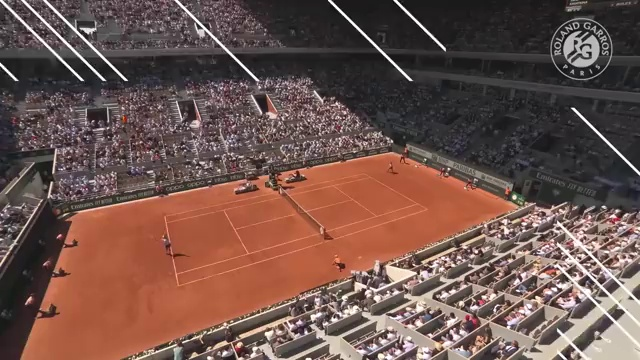
#> input picture uploads/20251022_051402_frame.jpg, 640 x 360 px
$ python -i ball_detector.py   (imports and definitions only)
#> lines starting #> are read from the running program, lines starting #| are printed output that depends on the picture; after the words box and inside, x2 and y2 are one past the last pixel; in counts of white or black regions, pixels touching at a corner belong together
#> further down, picture is the input picture: shape (360, 640, 3); mean B, G, R 76.6, 83.9, 111.3
"""
Tennis ball detection with improved robustness
"""

import cv2
import numpy as np
from typing import Optional, Tuple, List
import logging

logger = logging.getLogger(__name__)

class BallDetector:
    """Detects tennis balls in video frames - enhanced for any video quality"""

    def __init__(self):
        # Multiple color ranges for different lighting conditions
        self.color_ranges = [
            # Standard yellow-green tennis ball
            (np.array([20, 100, 100]), np.array([40, 255, 255])),
            # Brighter tennis ball (sunny conditions)
            (np.array([15, 80, 150]), np.array([45, 255, 255])),
            # Darker tennis ball (shadows)
            (np.array([20, 60, 60]), np.array([40, 200, 200])),
        ]

        self.min_area = 15  # Smaller minimum for distant shots
        self.max_area = 8000  # Larger maximum for close-ups
        self.circularity_threshold = 0.5  # More lenient

    def detect(self, frame: np.ndarray) -> Optional[Tuple[int, int]]:
        """
        Detect tennis ball with multiple strategies
        """
        # Strategy 1: Color-based detection (try multiple color ranges)
        for lower, upper in self.color_ranges:
            ball = self._detect_by_color(frame, lower, upper)
            if ball:
                return ball
#> this loop made 3 passes
#> contours in _detect_by_color on pass 3: 2 contours, all with area under 20
#> pass 2, in _detect_by_color (call 2), `mask = cv2.inRange(hsv, lower, upper)`:
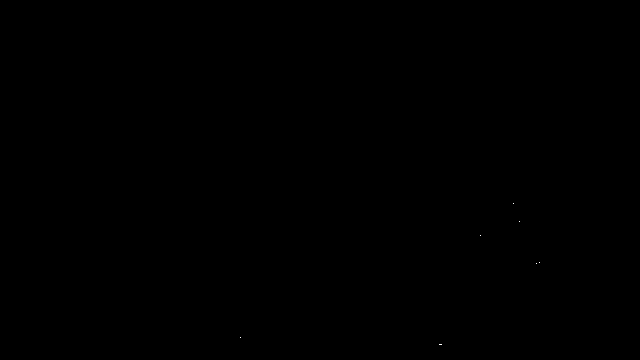
#> mask: shape (360, 640); 0% white in thin lines or dots, all inside (x1, y1, x2, y2) = (240, 203, 540, 345)
#> pass 3, in _detect_by_color (call 3), `mask = cv2.inRange(hsv, lower, upper)`:
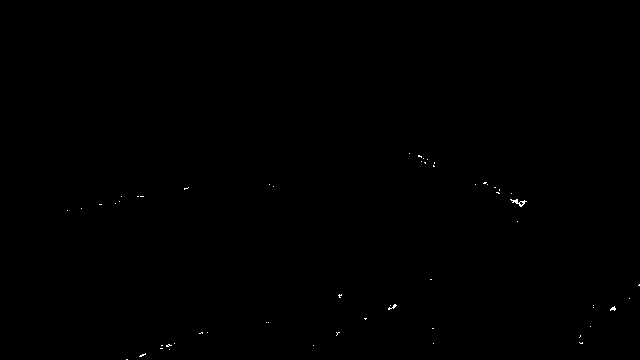
#> mask: shape (360, 640); 0.1% white in thin lines or dots, all inside (x1, y1, x2, y2) = (67, 153, 640, 360)

        # Strategy 2: Look for any fast-moving small circular object
        ball = self._detect_by_motion(frame)
        if ball:
            return ball

        return None

    def _detect_by_color(self, frame: np.ndarray, lower: np.ndarray, upper: np.ndarray) -> Optional[Tuple[int, int]]:
        """Detect ball by color range"""
        try:
            # Convert to HSV
            hsv = cv2.cvtColor(frame, cv2.COLOR_BGR2HSV)

            # Create mask
            mask = cv2.inRange(hsv, lower, upper)

            # Reduce noise
            kernel = np.ones((3,3), np.uint8)
            mask = cv2.morphologyEx(mask, cv2.MORPH_OPEN, kernel)
            mask = cv2.morphologyEx(mask, cv2.MORPH_CLOSE, kernel)

            # Find contours
            contours, _ = cv2.findContours(mask, cv2.RETR_EXTERNAL, cv2.CHAIN_APPROX_SIMPLE)

            if not contours:
                return None

            # Find best candidate
            best_ball = None
            best_score = 0

            for contour in contours:
                area = cv2.contourArea(contour)

                if area < self.min_area or area > self.max_area:
                    continue

                # Check circularity
                perimeter = cv2.arcLength(contour, True)
                if perimeter == 0:
                    continue

                circularity = 4 * np.pi * area / (perimeter * perimeter)

                if circularity < self.circularity_threshold:
                    continue

                # Score based on circularity and reasonable size
                score = circularity * min(area / 100, 1.0)

                # Bonus for being in center area of frame
                M = cv2.moments(contour)
                if M["m00"] != 0:
                    cx = int(M["m10"] / M["m00"])
                    cy = int(M["m01"] / M["m00"])

                    # Bonus for center position
                    height, width = frame.shape[:2]
                    center_x, center_y = width / 2, height / 2
                    dist_from_center = np.sqrt((cx - center_x)**2 + (cy - center_y)**2)
                    max_dist = np.sqrt(center_x**2 + center_y**2)
                    center_bonus = 1.0 - (dist_from_center / max_dist) * 0.5
                    score *= center_bonus

                    if score > best_score:
                        best_score = score
                        best_ball = (cx, cy)

            return best_ball

        except Exception as e:
            logger.debug(f"Color detection error: {str(e)}")
            return None

    def _detect_by_motion(self, frame: np.ndarray) -> Optional[Tuple[int, int]]:
        """
        Detect ball by finding small circular fast-moving objects
        (Simplified version - full implementation would track between frames)
        """
        # Convert to grayscale
        gray = cv2.cvtColor(frame, cv2.COLOR_BGR2GRAY)
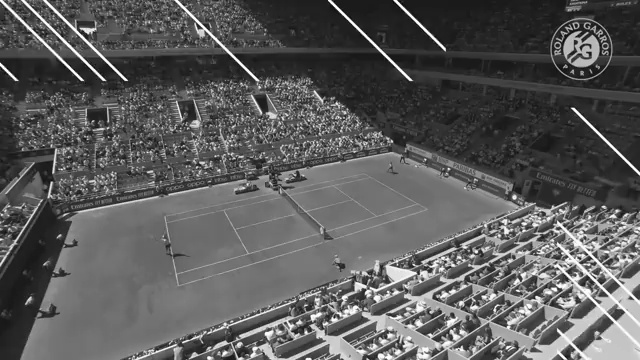
#> gray: shape (360, 640); min 1, max 255, mean 91.3

        # Find circles using Hough transform
        circles = cv2.HoughCircles(
            gray,
            cv2.HOUGH_GRADIENT,
            dp=1,
            minDist=50,
            param1=100,
            param2=15,
            minRadius=3,
            maxRadius=40
        )
#> circles = 60 rows, first 8: [581.5, 48.5, 31.5], [145.5, 151.5, 39.4], [199.5, 124.5, 39.4], [91.5, 136.5, 39.4], [505.5, 252.5, 33.8], [596.5, 247.5, 33.8], [274.5, 123.5, 33.8], [538.5, 297.5, 35]

        if circles is not None:
            circles = np.uint16(np.around(circles))
#> circles = 60 rows, first 8: [582, 48, 32], [146, 152, 39], [200, 124, 39], [92, 136, 39], [506, 252, 34], [596, 248, 34], [274, 124, 34], [538, 298, 35]

            # Return first circle found (most prominent)
            if len(circles[0]) > 0:
                x, y, r = circles[0][0]
#> x = 582; y = 48; r = 32
                return (int(x), int(y))

        return None

    def detect_with_tracking(self, frame: np.ndarray, previous_position: Optional[Tuple[int, int]] = None) -> Optional[Tuple[int, int]]:
        """
        Detect ball with tracking continuity
        Uses previous position to prefer nearby detections
        """
        ball_pos = self.detect(frame)

        if ball_pos is None or previous_position is None:
            return ball_pos

        # If ball is too far from previous position, might be false positive
        distance = np.sqrt((ball_pos[0] - previous_position[0])**2 +
                          (ball_pos[1] - previous_position[1])**2)

        # Threshold: ball shouldn't move more than 200 pixels between frames
        if distance > 200:
            logger.debug(f"Ball detection too far from previous position: {distance} pixels")
            return None

        return ball_pos

>>> import cv2
>>> picture = cv2.imread('../uploads/20251022_051402_frame.jpg')
>>> result = BallDetector().detect(picture)
#> in detect, `ball = self._detect_by_motion(frame)`: ball = (582, 48)
#> result = (582, 48)
